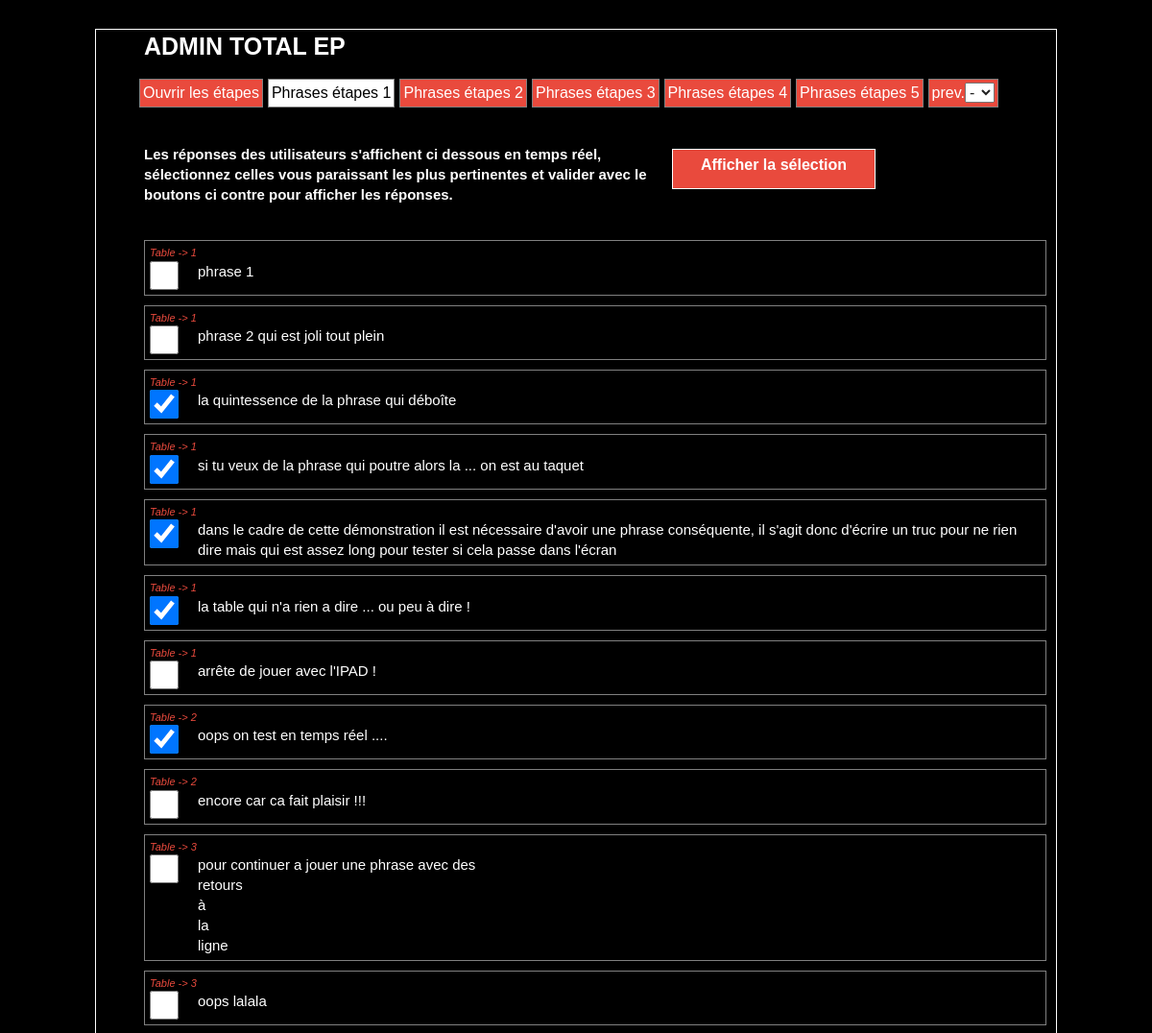
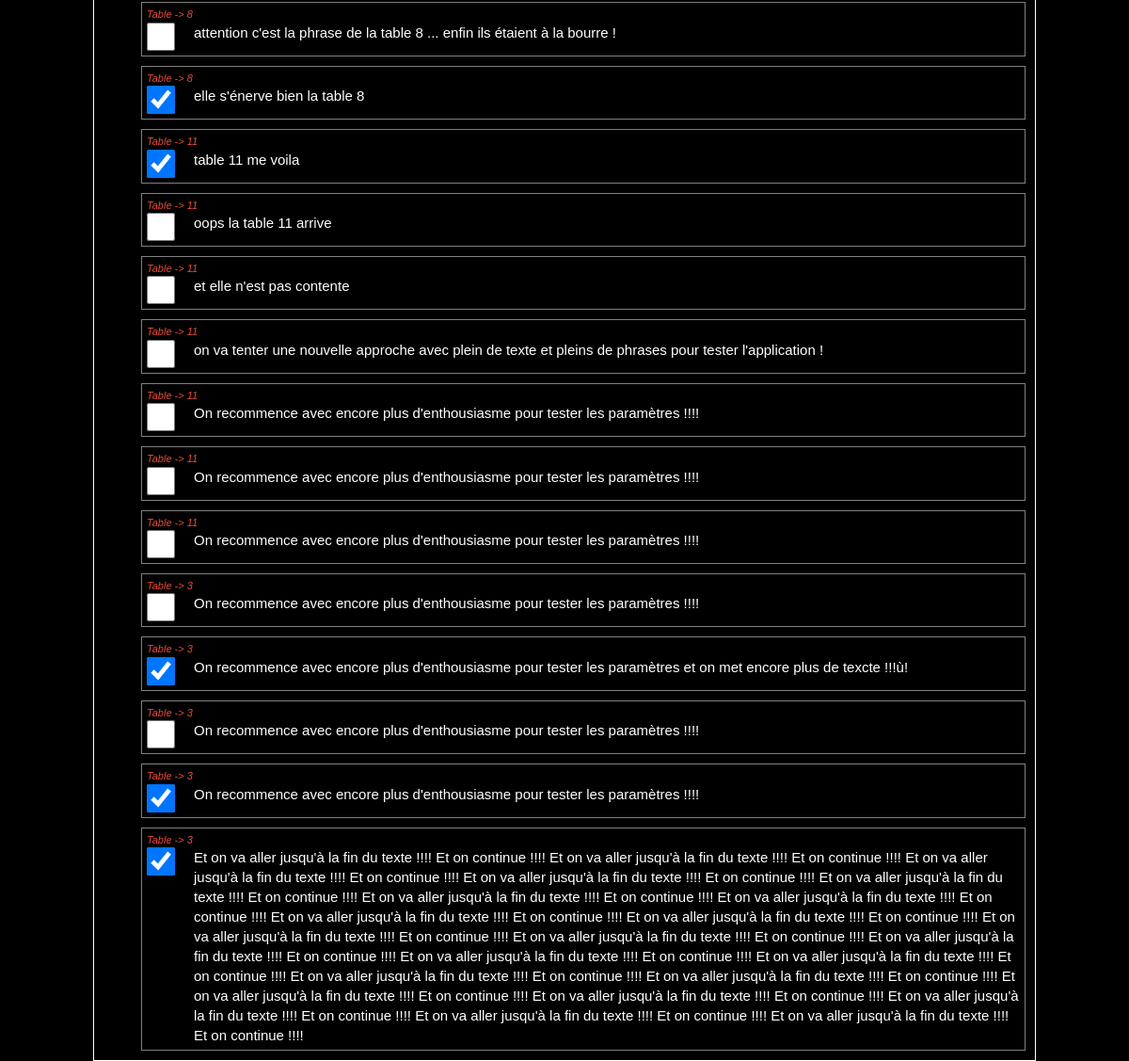
The page /admin-selSentence.php?step=1 on the database its author committed (2 pictures, top to bottom).
### tables this page shows
CREATE TABLE `reponses_total` (
  `id` int(10) UNSIGNED NOT NULL,
  `groupe` int(11) NOT NULL,
  `etape` int(11) NOT NULL,
  `valeur` longtext NOT NULL,
  `last_edit` int(12) DEFAULT '0',
  `is_sel` int(11) DEFAULT '0'
);

### inc/common.inc.php (called while the page is built, shortened)
<?php
$BDD = "ifasrgdsusidebdd";
function	openDb(){
	return true;
}
function getAllQuestData($quest){
	global	$msock;
	$sql = "SELECT * FROM reponses_total WHERE etape='".$quest."' ORDER BY last_edit";
    if(!($res = mysql_query($sql, $msock)))
		return false;
	$Result = array();
	while($data = mysql_fetch_array($res))
	{
		$id = $data['id'];
		$Result[$id] = $data;
	}
	return $Result;
}
?>

### admin-selSentence.php (the view, shortened to what this page needs)
<?php
include "inc/common.inc.php";
?>
<!DOCTYPE html>
<html class="no-js" xmlns="http://www.w3.org/1999/html">
    <head>
        <link rel="stylesheet" href="css/normalize.min.css">
        <link rel="stylesheet" href="css/reset.css">
        <link rel="stylesheet" href="css/main.css">
    </head>
    <body>
		<div class="globalContent">
            <section class="admin">
                <div class="titAdmin">ADMIN TOTAL EP</div>
                <ul>
                    <li id="openStep">Ouvrir les étapes</li>
                    <li id="selSentence1" <?php if ($_GET['step']==1){echo 'class="li-on"';} ?>>Phrases étapes 1</li>
                    <li id="selSentence2" <?php if ($_GET['step']==2){echo 'class="li-on"';} ?>>Phrases étapes 2</li>
                    <li id="selSentence3" <?php if ($_GET['step']==3){echo 'class="li-on"';} ?>>Phrases étapes 3</li>
                    <li id="selSentence4" <?php if ($_GET['step']==4){echo 'class="li-on"';} ?>>Phrases étapes 4</li>
                    <li id="selSentence5" <?php if ($_GET['step']==5){echo 'class="li-on"';} ?>>Phrases étapes 5</li>
                    <li id="selSentence5">prev.<select onchange="javascript:if (this.value) window.open(this.value);">
                            <option selected>-</option>
                        </select>
                    </li>
                </ul>
                <div style="clear:both;float:none;">&nbsp;</div>
                        <div>
                            <p class="introSelSentence">
                                Les réponses des utilisateurs s'affichent ci dessous en temps réel,
                                sélectionnez celles vous paraissant les plus pertinentes et valider avec le boutons ci contre pour afficher les réponses.
                            </p>
                            <div id="previewSelected" onclick="document.location.href='admin-previewSelected.php?step=<?php echo $_GET["step"];?>'">Afficher la sélection</div>
                        </div>
                <div style="clear:both;floaqt:none;">&nbsp;</div>
                <?php
                if(isset($_GET['step']) && $_GET['step']!=""){
                    ?>
                    <div id="AllPhraseContainer">
                            <?php
                            if (openDb()){
                                if (is_array($allAnswers = getAllQuestData($_GET['step']))){
                                    if (count($allAnswers)){
                                        while (list($id,$record) = each($allAnswers)){
                                            if ($record['is_sel']){$chk = "checked";}else{$chk ="";}
                                            echo '<div class="phraseContainer"><div class="grpId">Table -> '.$record['groupe'].'</div><input type="checkbox" class="bigSelect" onchange="onPhraseSelect(this,'.$record['id'].');" '.$chk.'><div class="phraseToSel">'.$record['valeur'].'</div></div>';
                                        }
                                    }
                                }else{
                                    echo ('erreur');
                                }
                            }else{
                                echo ("impossible de se connecter à la base de données");
                                die();
                            }
                            ?>
                    </div>
                    <?php
                }else{
                    echo '<div style="color:white;">pas de variable d étape</div>';
                    die();
                }
                ?>
            </section>
        </div>
    </body>
</html>

### css/main.css (style rules this page uses)
BODY { background-color:#000; }
.globalContent { position:relative; width:100%; height:100%; padding-top:30px; }
SECTION.admin { margin:auto;width:1000px;border:1px solid white; }
SECTION.admin LI { padding:3px;color:white;float:left;background:#E94A3D;list-style: none;margin-left:5px;border:1px solid gray;cursor: pointer; }
SECTION.admin LI.li-on { padding:3px;color:black;float:left;background:white;list-style: none;margin-left:5px;border:1px solid gray;cursor: pointer; }
.bigSelect { width: 30px;height: 30px;background: #333;border-radius: 50px;float:left; }
.titAdmin { font-size:25px;display:block;margin-left:50px;color:white;font-weight: bold; }
.phraseToSel { min-height:30px;margin-left:50px;color:white;font-size:15px; }
.phraseContainer { border:1px solid gray;padding:5px;margin: 0 10px 10px 50px; }
.grpId { font-size:11px;font-style: italic; color:#E94A3D }
.introSelSentence { float:left;width:550px;font-size:15px;display:block;margin-left:50px;color:white;font-weight: bold; }
#previewSelected { cursor:pointer;margin-top:20px;float:left;width:200px;height:30px;font-size15px;font-weight:bold;color:white;background-color:#E94A3D;padding:5px;text-align:center;border:1px solid white; }

### rows shown on the page
reponses_total: groupe "1", valeur "phrase 1"
reponses_total: groupe "1", valeur "phrase 2 qui est joli tout plein"
reponses_total: groupe "1", valeur "la quintessence de la phrase qui déboîte"
reponses_total: groupe "1", valeur "si tu veux de la phrase qui poutre alors la ... on est au taquet"
reponses_total: groupe "1", valeur "dans le cadre de cette démonstration il est nécessaire d'avoir une phrase conséquente, il s'agit donc d'écrire un truc pour ne rien dire mais qui est assez long pour tester si cela passe dans l'écran"
reponses_total: groupe "1", valeur "la table qui n'a rien a dire ... ou peu à dire !"
reponses_total: groupe "1", valeur "arrête de jouer avec l'IPAD !"
reponses_total: groupe "2", valeur "oops on test en temps réel ...."
reponses_total: groupe "2", valeur "encore car ca fait plaisir !!!"
reponses_total: groupe "3", valeur "pour continuer a jouer une phrase avec des retours à la ligne"
reponses_total: groupe "3", valeur "oops lalala"
reponses_total: groupe "8", valeur "attention c'est la phrase de la table 8 ... enfin ils étaient à la bourre !"
reponses_total: groupe "8", valeur "elle s'énerve bien la table 8"
reponses_total: groupe "11", valeur "table 11 me voila"
reponses_total: groupe "11", valeur "oops la table 11 arrive"
reponses_total: groupe "11", valeur "et elle n'est pas contente"
reponses_total: groupe "11", valeur "on va tenter une nouvelle approche avec plein de texte et pleins de phrases pour tester l'application !"
reponses_total: groupe "11", valeur "On recommence avec encore plus d'enthousiasme pour tester les paramètres !!!!"
reponses_total: groupe "11", valeur "On recommence avec encore plus d'enthousiasme pour tester les paramètres !!!!"
reponses_total: groupe "11", valeur "On recommence avec encore plus d'enthousiasme pour tester les paramètres !!!!"
reponses_total: groupe "3", valeur "On recommence avec encore plus d'enthousiasme pour tester les paramètres !!!!"
reponses_total: groupe "3", valeur "On recommence avec encore plus d'enthousiasme pour tester les paramètres et on met encore plus de texcte !!!ù!"
reponses_total: groupe "3", valeur "On recommence avec encore plus d'enthousiasme pour tester les paramètres !!!!"
reponses_total: groupe "3", valeur "On recommence avec encore plus d'enthousiasme pour tester les paramètres !!!!"
reponses_total: groupe "3", valeur "Et on va aller jusqu'à la fin du texte !!!! Et on continue !!!! Et on va aller jusqu'à la fin du texte !!!! Et on continue !!!! Et on va aller jusqu'à la fin du texte !!!! Et on continue !!!! Et on va aller jusqu'à la fin du texte !!!! Et on continue !!!! Et on va aller jusqu'à la fin du texte !!!! Et on continue !!!! Et on va aller jusqu'à la fin du texte !!!! Et on continue !!!! Et on va aller jusqu'à la fin du texte !!!! Et on continue !!!! Et on va aller jusqu'à la fin du texte !!!! Et on continue !!!! Et on va aller jusqu'à la fin du texte !!!! Et on continue !!!! Et on va aller jusqu'à la fin du texte !!!! Et on continue !!!! Et on va aller jusqu'à la fin du texte !!!! Et on continue…"
